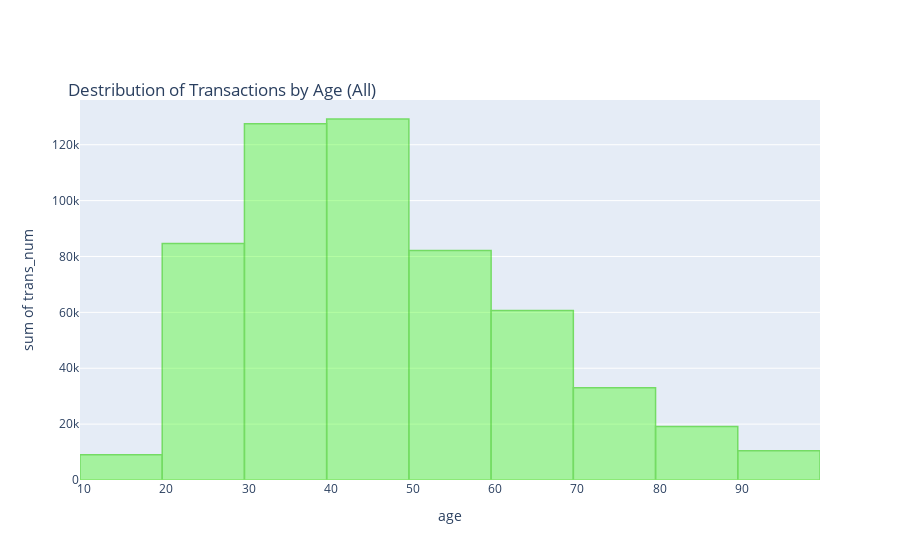

This figure's notebook cell:
### Code cell
# NOTE: The destribution by age bar chart should include a filter of is_fraud and a condition that if you select a fruad the color will be red, if you select a non-fraud color is green
# NOTE: The dataframe to plot should have a query before the groupby, to specify weather the tansaction is/isn't fraudulent
# NOTE: All the headers in the dashboard should add fraudulent/non-fraudulent/All to the chart title name
(
    px
    .histogram(
    fraud_df.groupby("age", as_index=False)['trans_num'].count(),
    x="age",
    y="trans_num",
    title="Destribution of Transactions by Age (All)"
    )
    .update_traces(marker_color='rgba(49, 252, 3, 0.6)', marker_line_color='#2ad104',
                  marker_line_width=1.5,
                    opacity=0.6, 
                    )
    .update_layout(
        title = {
            "x": 0.075,
            "y": .85
        }
    )
)

### Figure 1 — Plotly figure (JSON) as saved in the notebook; plotly's stock layout.template omitted (floating-point values rounded to 4 significant figures)
{"data": [{"alignmentgroup": "True", "bingroup": "x", "histfunc": "sum", "hovertemplate": "age=%{x}<br>sum of trans_num=%{y}<extra></extra>", "legendgroup": "", "marker": {"color": "rgba(49, 252, 3, 0.6)", "line": {"color": "#2ad104", "width": 1.5}, "pattern": {"shape": ""}}, "name": "", "offsetgroup": "", "opacity": 0.6, "orientation": "v", "showlegend": false, "type": "histogram", "x": [15, 16, 17, 18, 19, 20, 21, 22, 23, 24, 25, 26, 27, 28, 29, 30, 31, 32, 33, 34, 35, 36, 37, 38, 39, 40, 41, 42, 43, 44, 45, 46, 47, 48, 49, 50, 51, 52, 53, 54, 55, 56, 57, 58, 59, 60, 61, 62, 63, 64, 65, 66, 67, 68, 69, 70, 71, 72, 73, 74, 75, 76, 77, 78, 79, 80, 81, 82, 83, 84, 85, 86, 87, 88, 89, 90, 91, 92, 93, 94, 95, 96], "xaxis": "x", "y": [2036, 2711, 1545, 545, 2219, 6607, 7038, 8482, 10141, 4811, 7761, 10047, 11223, 6489, 12060, 12622, 10819, 13576, 15243, 13668, 16615, 15318, 9387, 10413, 9815, 8948, 10350, 11159, 12820, 14673, 13997, 12385, 13979, 19146, 11747, 10335, 6814, 8323, 9850, 10025, 7163, 6847, 6396, 10058, 6296, 7160, 6902, 5590, 5155, 7033, 7956, 7002, 4757, 4272, 4854, 4479, 4043, 3460, 1616, 5639, 3392, 2270, 1053, 3616, 3414, 2701, 2342, 1045, 1703, 2658, 2809, 1414, 1681, 751, 2009, 1408, 2611, 2126, 1609, 2488, 102, 97], "yaxis": "y"}], "layout": {"barmode": "relative", "legend": {"tracegroupgap": 0}, "title": {"text": "Destribution of Transactions by Age (All)", "x": 0.075, "y": 0.85}, "xaxis": {"anchor": "y", "domain": [0, 1], "title": {"text": "age"}}, "yaxis": {"anchor": "x", "domain": [0, 1], "title": {"text": "sum of trans_num"}}}}
